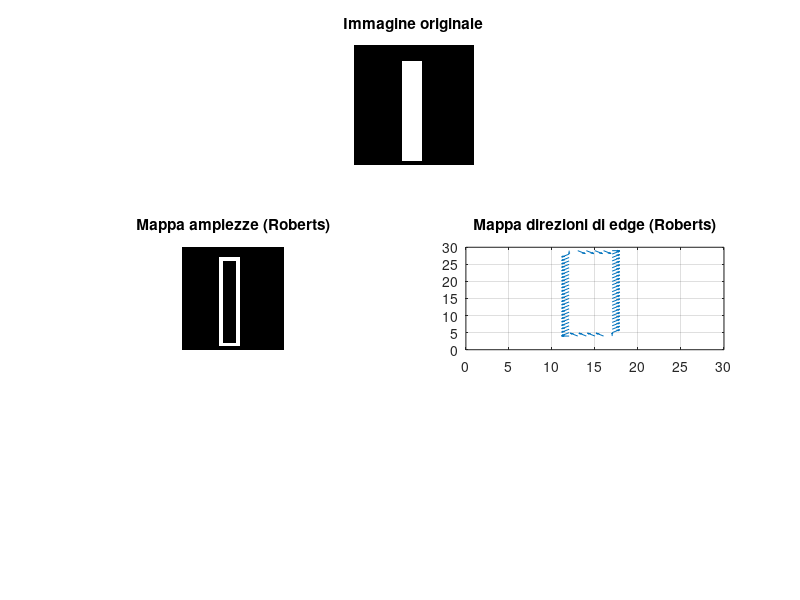

MATLAB code for this plot: (Note: this script raises an error after producing the figure.)
%%%%%%%%%%%%%%%%%%%%%%%%%%%%%%%%%%%%%%%%%%%%%%%%%%%%%%%%%%%%%%%%%%%%%%%%%%%
% ESERCIZIO: 2.2 (a)
% AUTORE:    Amos Cappellaro
% MATRICOLA: 134059
%
% Considerare l?immagine sintetica della barra. Calcolare la mappa delle 
% ampiezze e delle direzioni dei punti di edge candidati, operando sull?
% immagine senza rumore con un filtraggio derivativo tipo gradiente di 
% Roberts e di Sobel. Visualizzare i risultati, e riportare le osservazioni
% nelle conclusioni;
%%%%%%%%%%%%%%%%%%%%%%%%%%%%%%%%%%%%%%%%%%%%%%%%%%%%%%%%%%%%%%%%%%%%%%%%%%%

figure('Name','Esercizio 2.2 (a)','NumberTitle','off');

image = zeros(30,30);
image(5:29, 13:17)=1.;

% Roberts
mascheraX = [1 0;0 -1];
mascheraY = [0 -1;1 0];
imageDXR = imfilter(image,mascheraX);
imageDYR = imfilter(image,mascheraY);
imageAmpR = abs(imageDXR) + abs(imageDYR);
subplot(3,2,1:2), imshow(image,'InitialMagnification', 'fit');
title('Immagine originale');
subplot(3,2,3), imshow(imageAmpR,'InitialMagnification', 'fit'); 
title('Mappa ampiezze (Roberts)');
subplot(3,2,4), quiver(imageDXR,imageDYR), grid;
title('Mappa direzioni di edge (Roberts)');

% Sobel
maschera1 = fspecial('sobel');
maschera = transpose(maschera1);
imageDXS = imfilter(image,maschera1);
imageDYS = imfilter(image,h1);
imageAmpS = abs(imageDXS) + abs(imageDYS);
subplot(3,2,5), imshow(imageAmpS,'InitialMagnification', 'fit'); 
title('Mappa ampiezze (Sobel)');
subplot(3,2,6), quiver(imageDXS,imageDYS), grid;
title('Mappa direzioni di edge (Sobel)');